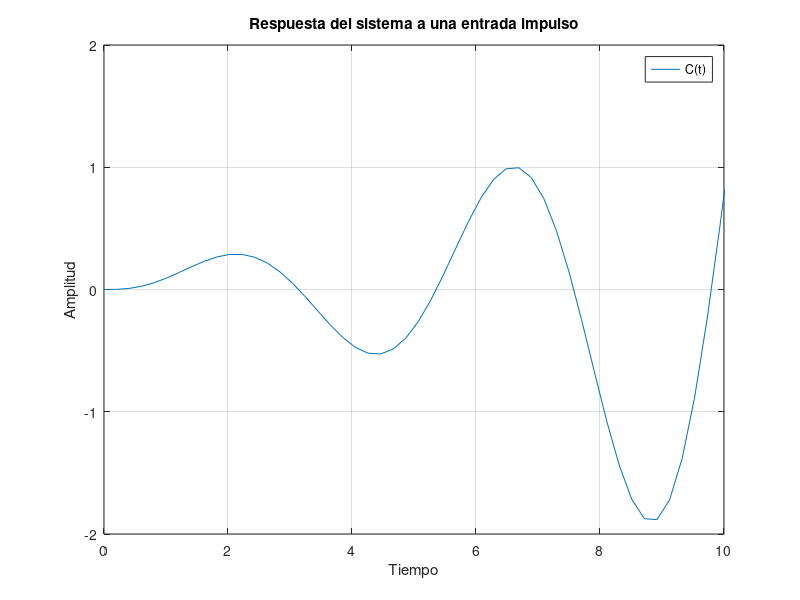
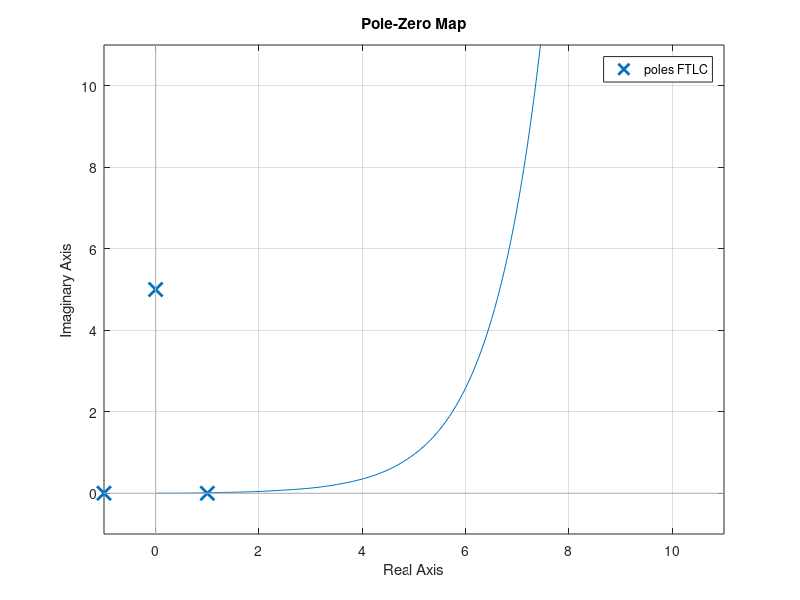

Here is the MATLAB script that generated these plots, in order:
%%Criterio de Routh

clc

num=[1];
den=[1 2 3 4 5];
FTLC=tf(num,den)

impulse(FTLC)
xlim([0 10]);
ylim([-2 2]);
title('Respuesta del sistema a una entrada impulso');
ylabel('Amplitud');
xlabel('Tiempo');
legend('C(t)');

figure(2)
pzmap(FTLC);


%% Caso especial 1
clc

num=[1];
den=[1 2 1 2];
FTLC=tf(num,den);

impulse(FTLC)
xlim([0 10]);
ylim([-0.5 0.5]);
title('Respuesta del sistema a una entrada impulso- Caso 1: Criticamente estable');
ylabel('Amplitud');
xlabel('Tiempo');
legend('C(t)');

figure(2)
pzmap(FTLC);

%% Caso especial 2
clc

num=[1];
den=[1 2 24 48 -25 -50];
FTLC=tf(num,den);

impulse(FTLC)
xlim([0 10]);
ylim([0 10]);
title('Respuesta del sistema a una entrada impulso- Caso 2: Inestable');
ylabel('Amplitud');
xlabel('Tiempo');
legend('C(t)');

figure(2)
pzmap(FTLC);